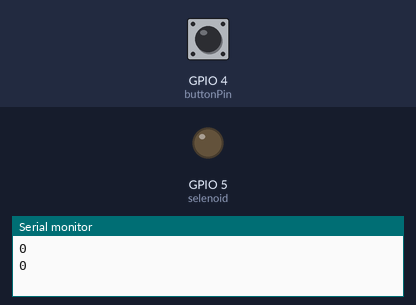
The sketch below on a simulated ESP8266 (NodeMCU). Parts: output pins drawn as LEDs (lit = HIGH), the last lines printed to the serial monitor. The inputs (shaded band) are chosen by the test bench; at power-on: GPIO 4 (buttonPin) LOW. WiFi joins after 1.5 s; servers stay silent unless stated.

Above: at 3.0 s.
3.1 s: GPIO 4 (buttonPin) pulled HIGH for 1 s
At 5.0 s:
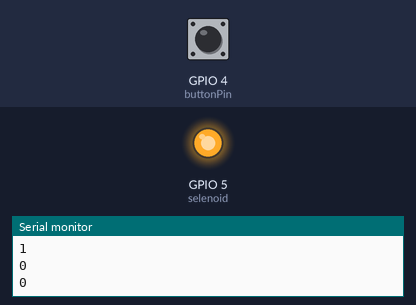
5.8 s: GPIO 4 (buttonPin) pulled HIGH for 0.15 s
At 7.5 s:
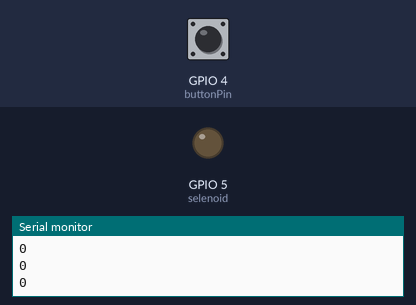
7.8 s: GPIO 4 (buttonPin) pulled HIGH for 3.2 s
At 12.7 s:
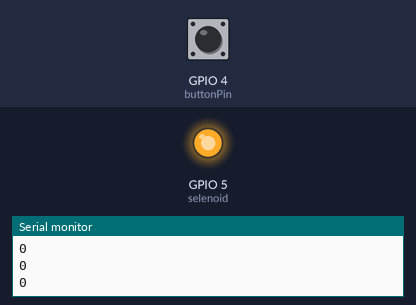
Timing chart, 0 to 14.2 s (numbered marks = the images above; inputs shaded):
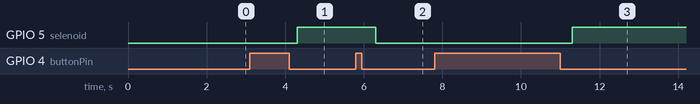

The sketch:

9.Selenoid.ino
```cpp
#define BLYNK_PRINT Serial

#define BLYNK_AUTH_TOKEN            "oRP17_S_QER-8ZwKHleG1ltf-5W5KHIY"

#include <ESP8266WiFi.h>
#include <BlynkSimpleEsp8266.h>

#define selenoid 5
#define buttonPin 4

char ssid[] = "Tukang Ngoding";
char pass[] = "kodingeverywhere";

bool lastButtonState = LOW; // status tombol terakhir
bool selenoidState = LOW; // status LED

WidgetLED led3(V3);

BlynkTimer timer;

void Selenoid() {
  String h = "Pintu Tertutup";
  String c = "Pintu Terbuka";
  bool buttonState = digitalRead(buttonPin); // cek status tombol
  Serial.println(buttonState);
  if (buttonState != lastButtonState) { // jika status tombol berubah dari sebelumnya
    if (buttonState == LOW) { // jika tombol berubah ke status LOW (dilepas)
      if (selenoidState == HIGH) { // jika status LED hidup
        Blynk.virtualWrite(V2,h);
        led3.on();
        digitalWrite(selenoid, LOW); // maka LED dimatikan
        selenoidState = LOW;
      }
      else { // jika status LED mati
        Blynk.virtualWrite(V2,c);
        led3.off();
        digitalWrite(selenoid, HIGH); // maka LED dihidupkan
        selenoidState = HIGH;

      }
    }
    delay(50); // debounching
  }
  lastButtonState = buttonState;
}
void setup() {
  Serial.begin(115200);
  pinMode(buttonPin, INPUT); // tombol sebagai input
  pinMode(selenoid, OUTPUT); // LED sebagai output
  Blynk.begin(BLYNK_AUTH_TOKEN, ssid, pass, "blynk.cloud", 80);
  timer.setInterval(500L, Selenoid);
}

void loop() {
  Blynk.run();
  timer.run();
}
```

Measured:
- after the input at 3.1 s, GPIO 5 (selenoid): LOW → HIGH after 1.2 s
- after the input at 5.8 s, GPIO 5 (selenoid): HIGH → LOW after 0.50 s
- after the input at 7.8 s, GPIO 5 (selenoid): LOW → HIGH after 3.5 s
